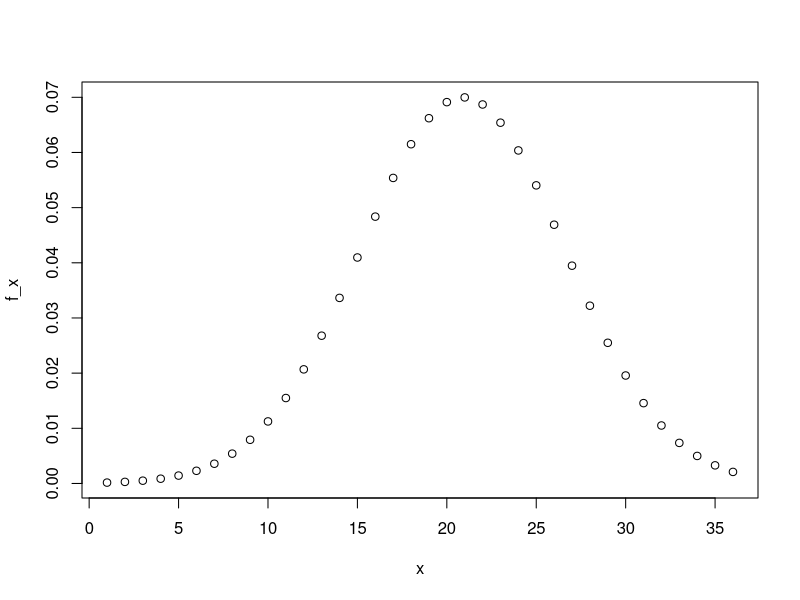
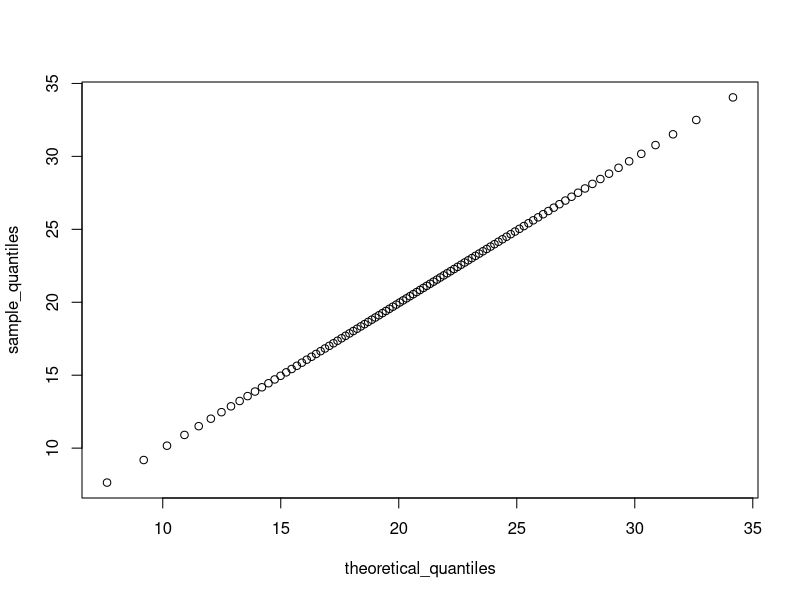

The R source for these figures, in order:
set.seed(16, sample.kind = "Rounding")

mean = 20.9
sd = 5.7
act_scores = rnorm(10000, mean, sd)
sd(act_scores)
perfs = act_scores >= 36
sum(perfs)
1 - pnorm(30, mean(act_scores), sd(act_scores))
pnorm(10, mean(act_scores), sd(act_scores))


x = 1:36
meanx = 20.9
sdx = 5.7
f_x = dnorm(x, meanx, sdx)
plot(x, f_x)

z = function(x){
  (x - mean(act_scores)) / sd(act_scores)
}
z_scores = sapply(act_scores, z)


1 - pnorm(2, mean(z_scores), sd(z_scores))
x_func = function(z){
  z * sd(act_scores) + mean(act_scores)
}
x_func(2)

qnorm(.95, mean(act_scores), sd(act_scores))


p <- seq(0.01, 0.99, 0.01)
sample_quantiles = qnorm(p, mean(act_scores), sd(act_scores))

theoretical_quantiles = qnorm(p, 20.9, 5.7)
qqplot(theoretical_quantiles, sample_quantiles)


